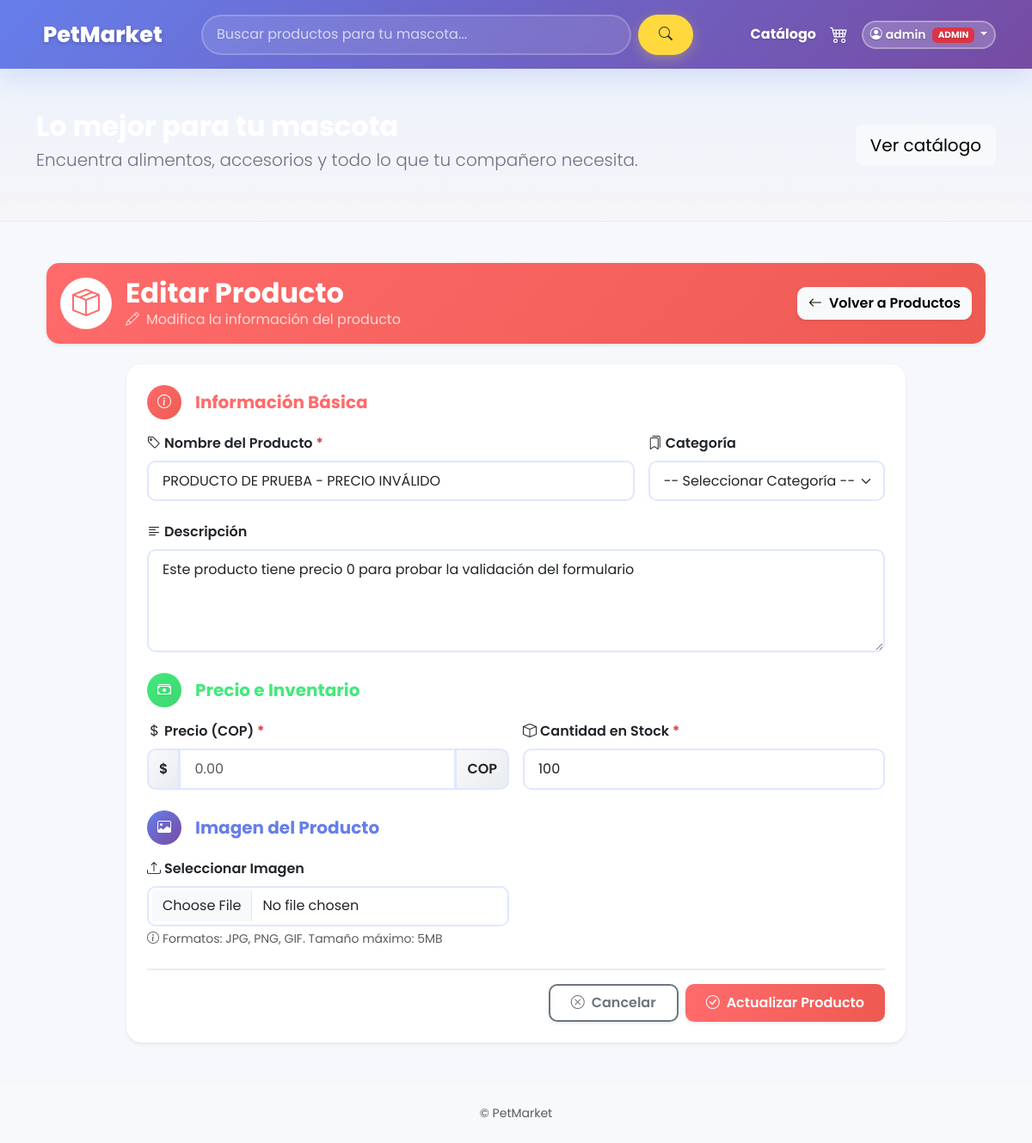
/api/productos/admin/edit/13/ (signed in), run on the app's committed database.
### accounts/models.py (models this page shows)
class CustomUser(AbstractUser):
    ROLE_CHOICES = (
        ('admin', 'Administrador'),
        ('empleado', 'Empleado'),
        ('cliente', 'Cliente'),
    )
    role = models.CharField(max_length=20, choices=ROLE_CHOICES, default='cliente')

### productos/models.py (models this page shows, shortened)
class Producto(models.Model):
    nombre = models.CharField(max_length=100)
    descripcion = models.TextField()
    precio = models.DecimalField(max_digits=10, decimal_places=2)
    stock = models.PositiveIntegerField()
    image = models.ImageField(upload_to='productos/', null=True, blank=True)
    categoria = models.ForeignKey(Categoria, null=True, blank=True, on_delete=models.SET_NULL)

### productos/views.py (the view)
# urls.py: path('admin/edit/<int:pk>/', producto_edit, name='admin_producto_edit'),
@login_required
@user_passes_test(is_admin)
def producto_edit(request, pk):
    producto = get_object_or_404(Producto, pk=pk)
    if request.method == 'POST':
        form = ProductoForm(request.POST, request.FILES, instance=producto)
        if form.is_valid():
            form.save()
            return redirect('/empleados/admin/?tab=productos')
    else:
        form = ProductoForm(instance=producto)
    return render(request, 'admin_panel/producto_form.html', {'form': form, 'producto': producto})

### productos/forms.py
class ProductoForm(forms.ModelForm):
    categoria = forms.ChoiceField(choices=CATEGORIAS, required=False, widget=forms.Select(attrs={'class': 'form-select'}))
    image = forms.ImageField(required=False, widget=forms.FileInput(attrs={'class': 'form-control'}))
    class Meta:
        model = Producto
        fields = ['nombre', 'descripcion', 'precio', 'stock', 'categoria', 'image']
        widgets = {
            'nombre': forms.TextInput(attrs={'class': 'form-control'}),
            'descripcion': forms.Textarea(attrs={'rows': 4, 'class': 'form-control'}),
            'precio': forms.NumberInput(attrs={'class': 'form-control', 'step': '0.01'}),
            'stock': forms.NumberInput(attrs={'class': 'form-control'}),
        }

### petmarket/context_processors.py (called while the page is built)
def cart_count(request):
    cart = request.session.get('cart', {})
    count = sum(cart.values()) if isinstance(cart, dict) else 0
    return {'cart_count': count}

### productos/views.py (called while the page is built)
def is_admin(user):
    return user.is_superuser or getattr(user, 'role', None) == 'admin'

### templates/admin_panel/producto_form.html (shortened to what this page needs)
{% extends "base.html" %}
{% block content %}
<div class="container-fluid py-4">
  <div class="row mb-4">
    <div class="col-12">
      <div class="card border-0 shadow-sm" style="background: linear-gradient(135deg, #ff6b6b 0%, #ee5a52 100%); border-radius: 15px;">
        <div class="card-body py-3">
          <div class="d-flex justify-content-between align-items-center">
            <div class="d-flex align-items-center">
              <div class="rounded-circle bg-white d-flex align-items-center justify-content-center" style="width: 60px; height: 60px;">
                <i class="bi bi-box-seam" style="font-size: 2rem; color: #ff6b6b;"></i>
              </div>
              <div class="ms-3 text-white">
                <h2 class="mb-0 fw-bold">{% if producto %}Editar Producto{% else %}Agregar Nuevo Producto{% endif %}</h2>
                <p class="mb-0 opacity-75"><i class="bi bi-{% if producto %}pencil{% else %}plus-circle{% endif %} me-2"></i>{% if producto %}Modifica la información del producto{% else %}Completa los datos del nuevo producto{% endif %}</p>
              </div>
            </div>
            <a href="{% url 'admin_productos_list' %}" class="btn btn-light shadow-sm" style="border-radius: 10px; font-weight: 600;">
              <i class="bi bi-arrow-left me-2"></i>Volver a Productos
            </a>
          </div>
        </div>
      </div>
    </div>
  </div>
  <div class="row justify-content-center">
    <div class="col-lg-10">
      <div class="card border-0 shadow-sm" style="border-radius: 18px;">
        <div class="card-body p-4">
          <form method="post" enctype="multipart/form-data">
            <div class="mb-4">
              <div class="d-flex align-items-center mb-3">
                <div class="rounded-circle d-flex align-items-center justify-content-center me-3" style="width: 40px; height: 40px; background: linear-gradient(135deg, #ff6b6b 0%, #ee5a52 100%);">
                  <i class="bi bi-info-circle text-white"></i>
                </div>
                <h5 class="mb-0 fw-bold" style="color: #ff6b6b;">Información Básica</h5>
              </div>
              <div class="row g-3">
                <div class="col-md-8">
                  <label for="{{ form.nombre.id_for_label }}" class="form-label fw-semibold">
                    <i class="bi bi-tag me-1"></i>Nombre del Producto
                    <span class="text-danger">*</span>
                  </label>
                  <input type="text" name="{{ form.nombre.html_name }}" id="{{ form.nombre.id_for_label }}" class="form-control" value="{{ form.nombre.value|default:'' }}" required>
                </div>
                <div class="col-md-4">
                  <label for="{{ form.categoria.id_for_label }}" class="form-label fw-semibold">
                    <i class="bi bi-bookmarks me-1"></i>Categoría
                  </label>
                  <select name="{{ form.categoria.html_name }}" id="{{ form.categoria.id_for_label }}" class="form-select">
                    <option value="">-- Seleccionar Categoría --</option>
                  </select>
                </div>
              </div>
              <div class="row g-3 mt-2">
                <div class="col-12">
                  <label for="{{ form.descripcion.id_for_label }}" class="form-label fw-semibold">
                    <i class="bi bi-text-left me-1"></i>Descripción
                  </label>
                  <textarea name="{{ form.descripcion.html_name }}" id="{{ form.descripcion.id_for_label }}" class="form-control" rows="4" placeholder="Describe las características del producto...">{{ form.descripcion.value|default:'' }}</textarea>
                </div>
              </div>
            </div>
            <div class="mb-4">
              <div class="d-flex align-items-center mb-3">
                <div class="rounded-circle d-flex align-items-center justify-content-center me-3" style="width: 40px; height: 40px; background: linear-gradient(135deg, #43e97b 0%, #3dd771 100%);">
                  <i class="bi bi-cash-stack text-white"></i>
                </div>
                <h5 class="mb-0 fw-bold" style="color: #43e97b;">Precio e Inventario</h5>
              </div>
              <div class="row g-3">
                <div class="col-md-6">
                  <label for="{{ form.precio.id_for_label }}" class="form-label fw-semibold">
                    <i class="bi bi-currency-dollar me-1"></i>Precio (COP)
                    <span class="text-danger">*</span>
                  </label>
                  <div class="input-group">
                    <span class="input-group-text" style="background: linear-gradient(135deg, #f8f9fa 0%, #e9ecef 100%);">$</span>
                    <input type="number" name="{{ form.precio.html_name }}" id="{{ form.precio.id_for_label }}" class="form-control" value="{{ form.precio.value|default:'' }}" step="0.01" min="0" required placeholder="0.00">
                    <span class="input-group-text" style="background: linear-gradient(135deg, #f8f9fa 0%, #e9ecef 100%);">COP</span>
                  </div>
                </div>
                <div class="col-md-6">
                  <label for="{{ form.stock.id_for_label }}" class="form-label fw-semibold">
                    <i class="bi bi-box me-1"></i>Cantidad en Stock
                    <span class="text-danger">*</span>
                  </label>
                  <input type="number" name="{{ form.stock.html_name }}" id="{{ form.stock.id_for_label }}" class="form-control" value="{{ form.stock.value|default:'' }}" min="0" required placeholder="0">
                </div>
              </div>
            </div>
            <div class="mb-4">
              <div class="d-flex align-items-center mb-3">
                <div class="rounded-circle d-flex align-items-center justify-content-center me-3" style="width: 40px; height: 40px; background: linear-gradient(135deg, #667eea 0%, #764ba2 100%);">
                  <i class="bi bi-image text-white"></i>
                </div>
                <h5 class="mb-0 fw-bold" style="color: #667eea;">Imagen del Producto</h5>
              </div>
              <div class="row g-3">
                <div class="col-md-6">
                  <label for="{{ form.image.id_for_label }}" class="form-label fw-semibold">
                    <i class="bi bi-upload me-1"></i>Seleccionar Imagen
                  </label>
                  <input type="file" name="{{ form.image.html_name }}" id="{{ form.image.id_for_label }}" class="form-control" accept="image/*">
                  <small class="text-muted d-block mt-1">
                    <i class="bi bi-info-circle me-1"></i>Formatos: JPG, PNG, GIF. Tamaño máximo: 5MB
                  </small>
                </div>
              </div>
            </div>
            <div class="d-flex justify-content-end gap-2 mt-4 pt-3" style="border-top: 2px solid #e9ecef;">
              <a href="{% url 'admin_productos_list' %}" class="btn btn-outline-secondary px-4 py-2 shadow-sm" style="border-radius: 10px; font-weight: 600; border-width: 2px;">
                <i class="bi bi-x-circle me-2"></i>Cancelar
              </a>
              <button type="submit" class="btn px-4 py-2 shadow-sm" style="background: linear-gradient(90deg, #ff6b6b 0%, #ee5a52 100%); color: white; border: none; border-radius: 10px; font-weight: 600;">
                <i class="bi bi-{% if producto %}check-circle{% else %}plus-circle{% endif %} me-2"></i>{% if producto %}Actualizar{% else %}Crear{% endif %} Producto
              </button>
            </div>
          </form>
        </div>
      </div>
    </div>
  </div>
</div>
{% endblock %}

### templates/base.html (shortened to what this page needs)
{% load static %}
<!doctype html>
<html lang="es">
  <head>
  <link href="https://cdn.jsdelivr.net/npm/bootstrap@5.3.2/dist/css/bootstrap.min.css" rel="stylesheet">
  <link rel="stylesheet" href="https://cdn.jsdelivr.net/npm/bootstrap-icons@1.11.3/font/bootstrap-icons.css">
    <link rel="stylesheet" href="{% static 'css/site.css' %}">
  </head>
  <body style="font-family: 'Poppins', system-ui, -apple-system, 'Segoe UI', Roboto, 'Helvetica Neue', Arial;">
    <nav class="navbar navbar-expand-lg navbar-dark py-3" style="background: linear-gradient(135deg, #667eea 0%, #764ba2 100%); box-shadow: 0 8px 32px rgba(102, 126, 234, 0.2);">
      <div class="container">
        <a class="navbar-brand d-flex align-items-center" href="/" style="text-decoration:none;">
          <div class="petmarket-logo-text">
            <span style="font-weight:800; color:white; font-size:1.6rem; text-shadow: 0 2px 4px rgba(0,0,0,0.2);">PetMarket</span>
          </div>
        </a>
        <div class="collapse navbar-collapse" id="mainNav">
          <div class="mx-auto my-2 my-lg-0" style="width:60%">
            <form class="d-flex" method="get" action="/productos/">
              <input class="form-control me-2" type="search" placeholder="Buscar productos para tu mascota..." aria-label="Buscar" name="q" value="{{ request.GET.q }}" style="border-radius: 25px; border: 2px solid rgba(255,255,255,0.2); background: rgba(255,255,255,0.1); color: white; backdrop-filter: blur(10px);" onFocus="this.style.background='rgba(255,255,255,0.2)'" onBlur="this.style.background='rgba(255,255,255,0.1)'">
              <button class="btn btn-warning" type="submit" style="border-radius: 25px; padding: 0.5rem 1.5rem; font-weight: 600; background: #ffd93d; border: none; color: #333; box-shadow: 0 4px 15px rgba(255, 217, 61, 0.3);">
                <i class="bi bi-search"></i>
              </button>
            </form>
          </div>
          <ul class="navbar-nav ms-auto align-items-center">
            <li class="nav-item"><a class="nav-link text-white fw-bold" href="/productos/" style="text-shadow: 0 1px 2px rgba(0,0,0,0.2); transition: all 0.3s ease;" onMouseOver="this.style.color='#ffd93d'" onMouseOut="this.style.color='white'">Catálogo</a></li>
            <li class="nav-item">
              <a class="nav-link position-relative text-white" href="/carrito/" style="font-size: 1.3rem; text-shadow: 0 1px 2px rgba(0,0,0,0.2); transition: all 0.3s ease;" onMouseOver="this.style.color='#ffd93d'" onMouseOut="this.style.color='white'">
                <i class="bi bi-cart4"></i>
              </a>
            </li>
            <li class="nav-item ms-2">
              {% if request.user.is_authenticated %}
                <div class="dropdown">
                  <a class="btn btn-sm dropdown-toggle" href="#" role="button" data-bs-toggle="dropdown" style="background: rgba(255,255,255,0.2); color: white; border: 2px solid rgba(255,255,255,0.3); border-radius: 25px; backdrop-filter: blur(10px); font-weight: 600; text-shadow: 0 1px 2px rgba(0,0,0,0.2);">
                    <i class="bi bi-person-circle me-1"></i>{{ request.user.username }}
                    {% if request.user.is_superuser or request.user.role == 'admin' %}
                      <span class="badge bg-danger ms-1" style="font-size: 0.65rem;">ADMIN</span>
                    {% elif request.user.role == 'empleado' %}
                      <span class="badge bg-info ms-1" style="font-size: 0.65rem;">EMPLEADO</span>
                    {% endif %}
                  </a>
                </div>
              {% endif %}
            </li>
          </ul>
        </div>
      </div>
    </nav>
    {% if request.resolver_match.url_name != 'index' %}
    <header class="site-hero-compact py-5 text-white">
      <div class="container">
        <div class="row align-items-center">
          <div class="col-md-8">
            <h2 class="fw-bold mb-1">Lo mejor para tu mascota</h2>
            <p class="lead mb-2">Encuentra alimentos, accesorios y todo lo que tu compañero necesita.</p>
          </div>
          <div class="col-md-4 text-md-end">
            <a href="/productos/" class="btn btn-light btn-lg">Ver catálogo</a>
          </div>
        </div>
      </div>
    </header>
    {% endif %}
    <main class="py-4">
      <div class="container">
        {% block content %}{% endblock %}
      </div>
    </main>
    <footer class="text-muted py-4 bg-light">
      <div class="container text-center small">© PetMarket</div>
    </footer>
  </body>
 </html>

### static/css/site.css (style rules this page uses)
:root { --primary: #0d6efd; --accent: #ff6b6b; --muted: #6b7280; }
body { background: #f6f8fb; color: #0f172a }
.navbar-brand { font-weight: 800; color: var(--primary) !important }
.card { border: 0; border-radius: 12px; }
.site-hero-compact { padding: 2.5rem 0; text-align: left; background: linear-gradient(180deg, rgba(13,110,253,0.04), rgba(255,107,107,0.02)); border-bottom: 1px solid rgba(0,0,0,0.03); }
.site-hero-compact h2 { font-weight:800 }
.site-hero-compact p { color:var(--muted) }
html { scroll-behavior: smooth; }
.navbar { transition: all 0.3s ease; }
.navbar .form-control::placeholder { color: rgba(255, 255, 255, 0.7) !important; }
.petmarket-logo-text { display: flex; align-items: center; transition: all 0.3s ease; }

### templates/admin_panel/producto_form.html (style rules this page uses)
.form-control, .form-select { border-radius: 10px; border: 2px solid #e0e7ff; transition: all 0.3s ease; padding: 0.6rem 1rem; }
.input-group-text { border-radius: 10px; border: 2px solid #e0e7ff; font-weight: 600; }
textarea.form-control { resize: vertical; min-height: 120px; }

### templates/base.html (style rules this page uses)
.badge { animation: pulse 2s infinite; }

### data on the page
CustomUser: user.username "admin"
Producto: nombre "PRODUCTO DE PRUEBA - PRECIO INVÁLIDO", descripcion "Este producto tiene precio 0 para probar la validación del formulario"
